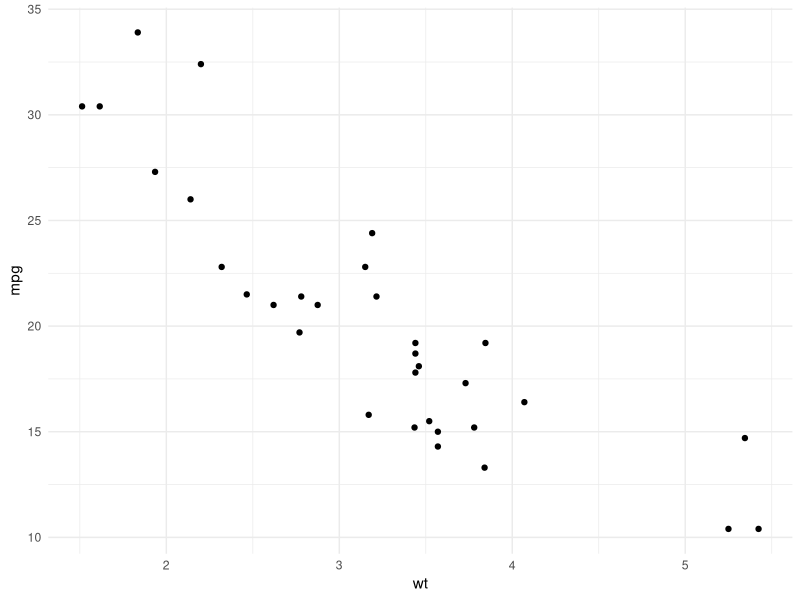
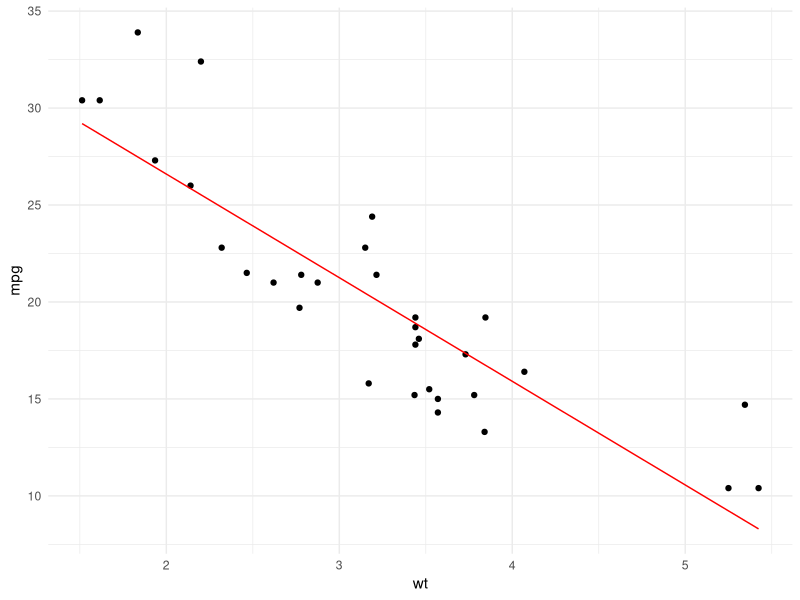
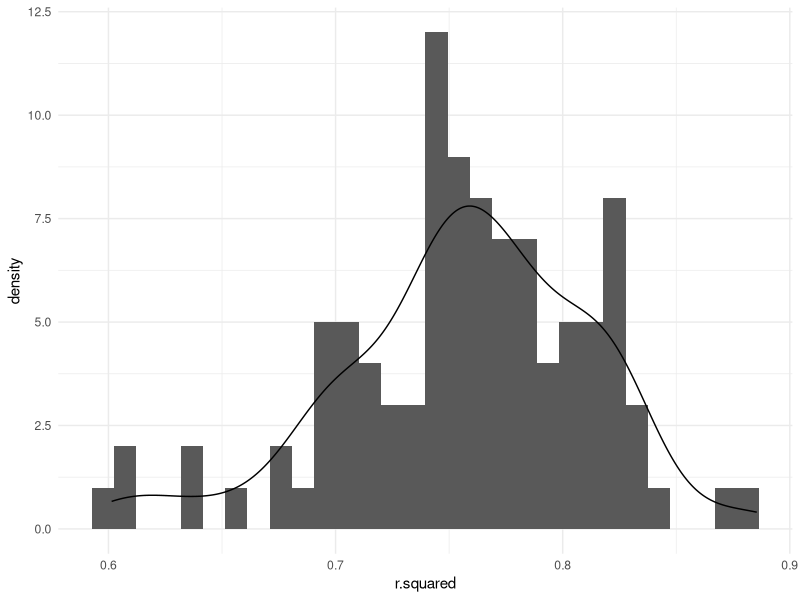

Write R code to recreate these figures, in order. (Note: this script raises an error after producing the figures.)
## ---- chunk 1

library(tidyverse)
library(modelr)
library(broom)

## ---- chunk 2

ggplot(mtcars, aes(x = wt, y = mpg)) +
  geom_point() +
  theme_minimal()


## ---- chunk 3

mod <- lm(mpg ~ wt, data = mtcars)

mtcars %>%
  add_predictions(mod) %>%
  ggplot(aes(x = wt, y = mpg)) +
  geom_point() +
  geom_line(aes(y = pred), color = "red") +
  theme_minimal()

## ---- chunk 4

library(purrr)

resampled <-  mtcars %>%
  modelr::bootstrap(100) %>%
  mutate(models = map(strap, ~ lm(mpg ~ wt, data = .)))

head(resampled)
## ---- chunk 5

resampled_with_stats <- resampled %>% 
  mutate(tidy= map(models, broom::glance)) %>%
  unnest(tidy)

head(resampled_with_stats)

## ---- chunk 6

resampled_with_stats %>% 
  ggplot(aes(x = r.squared)) +
  geom_histogram() +
  geom_density() +
  theme_minimal()
  
## ---- chunk 7

mtcars %>%
  broom::bootstrap(100) %>%
  do(augment(lm(mpg ~ wt, data = .), .)) %>%
  ggplot(aes(x = wt, y = mpg)) +
  geom_line(aes(y = .fitted, group = replicate), color = "red", alpha = 0.1) +
    geom_point() +
  theme_minimal()

## ---- chunk 8

mtcars %>% 
  broom::bootstrap(100) %>%
  do(glance(cor.test(.$wt, .$mpg))) %>% 
  pull(estimate) %>%
  quantile(., probs = c(0.025, 0.975))

## ---- chunk 9

mtcars %>% 
  broom::bootstrap(100) %>%
  do(glance(cor.test(.$wt, .$mpg))) %>%
  ggplot(aes(estimate)) +
  geom_histogram() +
  theme_minimal()


## ---- chunk 10

permuted <- mtcars %>%
  modelr::permute(100, mpg) %>%
  mutate(models = map(perm, ~ lm(mpg ~ wt, data = .))) %>%
  mutate(tidy = map(models, broom::glance)) %>% 
  unnest(tidy)

head(permuted)

## ---- chunk 11

permuted %>%
  ggplot(aes(x = statistic)) +
  geom_histogram() +
  geom_density() +
  theme_minimal()

## ---- chunk 12

permuted %>%
  ggplot(aes(x = p.value)) +
  geom_histogram() +
  geom_density() +
  theme_minimal()

## ---- chunk 13

mod <- lm(mpg ~ wt, mtcars)

(mean(permuted$statistic > broom::glance(mod)$statistic) + 1) / 100

## ---- chunk 14

cor.test(mtcars$mpg, mtcars$wt)

## ---- chunk 15

mtcars %>%
  ggplot(aes(x = factor(am), y = wt)) +
  geom_boxplot() +
  theme_minimal()

## ---- chunk 16

t.test(wt ~ factor(am), data = mtcars)

## ---- chunk 17

# number of permutations
n <- 999

permuted <- mtcars %>%
  mutate(am = factor(am)) %>%
  modelr::permute(n, am) %>%
  mutate(models = map(perm, ~ t.test(wt ~ am, data = .))) %>%
  mutate(tidy = map(models, broom::glance)) %>% 
  unnest(tidy) 

observed <- broom::glance(t.test(wt ~ factor(am), data = mtcars))$estimate

ggplot(permuted, aes(x = estimate)) +
  geom_histogram() +
  geom_vline(xintercept = observed, color = "red") +
  theme_minimal()

mean(permuted$estimate) # around 0, as expected

mod <- t.test(wt ~ factor(am), data = mtcars)

(sum(abs(permuted$estimate) > ifelse(observed > 0, observed, -observed)) + 1) / (n+1)


## ---- chunk 18

# normal way

model <- aov(mpg ~ factor(cyl), data = mtcars)
summary(model)
aov(model)

require(magrittr)
broom::augment(model) %>%
  ggplot(aes(x = .resid)) +
  geom_histogram(aes(fill = factor.cyl.)) +
  ggtitle("histogram of residuals") +
  theme_minimal()


## ---- chunk 19

get_ss <- function(model) {
  anova(model)$`Sum Sq`[1]
}

permuted <- mtcars %>%
  mutate(cyl = factor(cyl)) %>%
  modelr::permute(999, cyl) %>%
  mutate(models = map(perm, ~ aov(mpg ~ cyl, data = .))) %>%
  mutate(tidy = map(models, broom::glance)) %>% 
  mutate(between_group_ss = map_dbl(models, get_ss)) %>%
  unnest(tidy) 

head(permuted)

## ---- chunk 20
# get actual between group SS
observed_ss <- anova(model)$`Sum Sq`[1]

# plot null distribution
ggplot(permuted, aes(x = between_group_ss)) +
  geom_histogram() +
  geom_vline(xintercept = observed_ss, color = "red") +
  theme_minimal()

## ---- chunk 21
# code goes here!
## ---- chunk 22

bootstrap_within_groups <- function(df, group, variable, replicates = 999, seed = NULL) {
  group_enquo <- enquo(group)
  variable_enquo <- enquo(variable)
  
  group_vector <- pull(df, !!group_enquo)
  variable_vector <- pull(df, !!variable_enquo)
  
  # subtract the mean of mpg from each group to simulate under H0 that there's no difference between the groups
  variable_vector <- variable_vector - ave(variable_vector, group_vector)
  
  
  # make sure there are only two groups
  stopifnot(length(levels(factor(group_vector))) == 2)
  
  get_diff <- function(var, grp) {
    split(var, grp) %>% 
      map(sample, replace = T) %>%
      map(mean) %>%
      unlist %>%
      Reduce(`-`, .)
  }
  
  if(!is.null(seed)) set.seed(seed)
  out <- replicate(replicates, get_diff(variable_vector, group_vector))
  
  data.frame(replicate = 1:replicates, mean_diff = out)
  
}

# define number of samples to draw 
n <- 9999

# get the observed difference
observed <- mtcars %>% split(.$am) %>% map(~ mean(.$mpg)) %>% unlist %>% Reduce(`-`, .)

booted <- mtcars %>% 
  nest %>%
  mutate(rep = map(data, 
                         bootstrap_within_groups, 
                         group = am, 
                         variable = mpg, 
                         replicates = n, 
                         seed = 10)) %>%
  unnest(rep) 

p <- (sum(abs(booted$mean_diff) > ifelse(observed > 0, observed, -observed)) + 1) / (n+1)

booted %>%
  ggplot(aes(x= mean_diff)) +
  geom_histogram() +
  geom_vline(xintercept = observed, color = "red") +
  theme_minimal() +
  ggtitle("null distribution and observed differences between groups", 
          subtitle = paste0("p = ", p))
  

## ---- chunk 23

t.test(mpg ~ am, data = mtcars)

